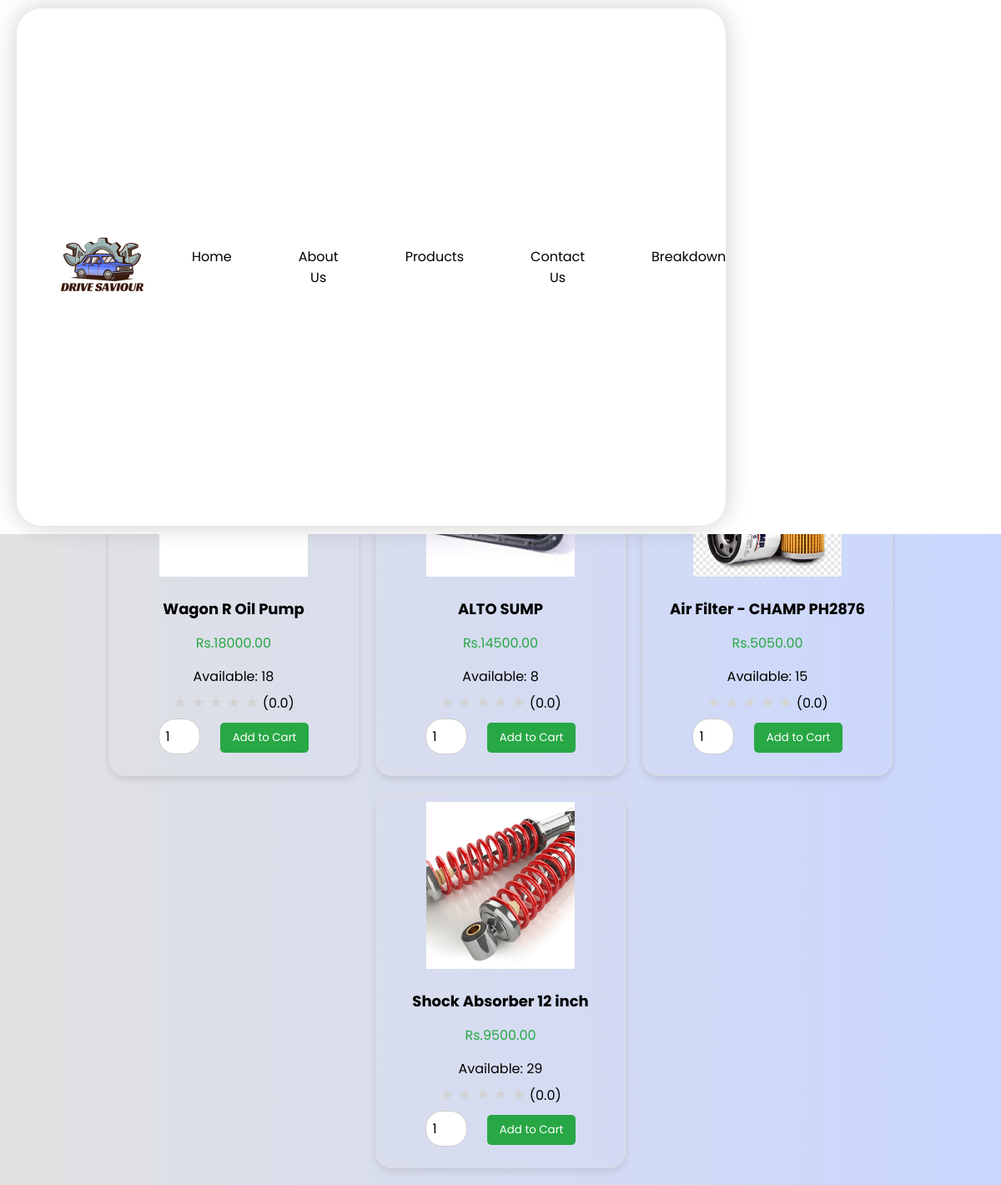
Page /mechanic/products/shop_page.php?shop_id=48 (signed in) on the committed database.
### tables this page shows
CREATE TABLE `products` (
  `id` int(11) NOT NULL,
  `shop_id` int(11) DEFAULT NULL,
  `cat_id` int(11) DEFAULT NULL,
  `product_name` varchar(255) NOT NULL,
  `image_url` varchar(255) DEFAULT NULL,
  `quantity_available` int(11) NOT NULL,
  `price` decimal(10,2) NOT NULL
);

### mechanic/products/shop_page.php (the view, shortened to what this page needs)
<?php
require '../navbar/nav.php';
require '../../connection.php';
$shop_id = isset($_GET['shop_id']) ? intval($_GET['shop_id']) : 0;
$shop_data = [];
$product_data = [];
$shop_query = "SELECT * FROM shops WHERE id = $shop_id";
$shop_result = mysqli_query($conn, $shop_query);
if ($shop_result && mysqli_num_rows($shop_result) > 0) {
    $shop_data = mysqli_fetch_assoc($shop_result);
} else {
    echo "<p>Shop not found.</p>";
    exit;
}
$product_query = "
    SELECT p.*,
           (SELECT AVG(r.rating) FROM ratings r WHERE r.product_id = p.id) AS avg_rating
    FROM products p
    WHERE p.shop_id = $shop_id";
$product_result = mysqli_query($conn, $product_query);
if ($product_result) {
    while ($row = mysqli_fetch_assoc($product_result)) {
        $product_data[] = $row;
    }
}
?>
<!DOCTYPE html>
<html lang="en">
<head>
    <link rel="stylesheet" href="../navbar/style.css">
    <link rel="stylesheet" href="../shop/product-list.css">
</head>
<body>
    <div class="main_container">
        <div class="shop-info">
            <h1><?= htmlspecialchars($shop_data['shop_name']) ?></h1>
            <p>Location: <?= htmlspecialchars($shop_data['branch']) ?></p>
            <p>Contact: <span class="contact-number"><?= htmlspecialchars($shop_data['number']) ?></span></p>
        </div>
        <br>
        <h2>Products Available</h2>
        <div class="product-card-container" style="margin-top: 20px;">
            <?php if (count($product_data) > 0): ?>
                <?php foreach ($product_data as $product): ?>
                    <div class="product-card">
                        <img src="<?= htmlspecialchars($product['image_url']) ?>" alt="<?= htmlspecialchars($product['product_name']) ?>">
                        <div class="product-details">
                            <h3><?= htmlspecialchars($product['product_name']) ?></h3>
                            <div class="price">Rs.<?= htmlspecialchars($product['price']) ?></div>
                            <div>Available: <?= htmlspecialchars($product['quantity_available']) ?></div>
                            <div class="star-rating">
                                <?php
                                $averageRating = round($product['avg_rating'] ?? 0);
                                for ($i = 1; $i <= 5; $i++): ?>
                                    <span class="star<?= $i <= $averageRating ? ' filled' : '' ?>">&#9733;</span>
                                <?php endfor; ?>
                                <span>(<?= number_format($product['avg_rating'] ?? 0, 1) ?>)</span>
                            </div>
                            <form action="add_to_cart.php" method="POST">
                                <input type="number" name="quantity" value="1" min="1" max="<?= $product['quantity_available'] ?>">
                                <button type="submit">Add to Cart</button>
                            </form>
                        </div>
                    </div>
                <?php endforeach; ?>
            <?php else: ?>
                <p>No products available in this shop.</p>
            <?php endif; ?>
        </div>
    </div>
</body>
</html>

### style.css (style rules this page uses)
* { margin: 0; padding: 0; box-sizing: border-box; font-family: 'Poppins', sans-serif; }
body { display: flex; justify-content: center; align-items: center; min-height: 100vh; background: linear-gradient(90deg, #e2e2e2, #c9d6ff); }

### mechanic/navbar/style.css (style rules this page uses)
* { margin: 0; padding: 0; box-sizing: border-box; list-style: none; text-decoration: none; scroll-behavior: smooth; scroll-padding-top: 3rem; }
:root { --primary-color:#2B5AC2; }
html { scrollbar-width: none; }
body { font-family: Arial, sans-serif; background-color: #ffffff; color: #000000; margin: 0; padding: 0; }
*, *:after, *:before { -webkit-box-sizing: border-box; -moz-box-sizing: border-box; -ms-box-sizing: border-box; box-sizing: border-box; }

### mechanic/shop/product-list.css (style rules this page uses)
.main_container { width: 90%; margin: 120px auto 0; padding: 20px; }
.product-card-container { display: flex; flex-wrap: wrap; gap: 20px; justify-content: center; }
.product-card { width: 300px; height: 450px; border: 1px solid #ddd; border-radius: 20px; overflow: hidden; box-shadow: 0 4px 8px rgba(0, 0, 0, 0.1); transition: transform 0.3s; display: flex; flex-direction: column; position: relative; }
.product-card img { width: 60%; height: 200px; object-fit: cover; margin: 10px auto; }
.product-details { padding: 15px; text-align: center; flex-grow: 1; display: flex; flex-direction: column; justify-content: space-between; }
.product-details h3 { font-size: 18px; margin-bottom: 10px; }
.product-details .price { font-size: 16px; color: #28a745; margin-bottom: 10px; }
.product-details input[type="number"] { width: 50px; margin-right: 10px; border-radius: 20px; }
.product-details button { background-color: #28a745; color: white; border: none; padding: 8px 15px; cursor: pointer; border-radius: 5px; transition: background-color 0.3s; margin-left: 10px; }
select, input[type="text"], input[type="date"], input[type="time"], input[type="number"], input[type="password"], input[type="email"] { padding: 8px; margin-bottom: 10px; border: 1px solid #ccc; border-radius: 4px; font-size: 16px; }
.shop-info { max-width: 1250px; margin: 10px auto; background: white; border-radius: 50px; box-shadow: 0 2px 10px rgba(0, 0, 0, 0.1); padding: 20px; text-align: center; }
.shop-info h1 { font-size: 3em; color: #333; margin-bottom: 20px; padding-bottom: 10px; }
.shop-info p { font-size: 1.2em; color: #666; margin: 10px 0; }
h2 { margin-left: 40px; margin-top: 20px; }

### mechanic/products/shop_page.php (style rules this page uses)
.star-rating .star { font-size: 1.2rem; color: lightgray; }

### rows in the picture
products: product_name "Wagon R Oil Pump", price "18000.00", quantity_available "18", avg_rating "0.0"
products: product_name "ALTO SUMP", price "14500.00", quantity_available "8", avg_rating "0.0"
products: product_name "Air Filter - CHAMP PH2876", price "5050.00", quantity_available "15", avg_rating "0.0"
products: image_url (picture), product_name "Shock Absorber 12 inch", price "9500.00", quantity_available "29", avg_rating "0.0"
